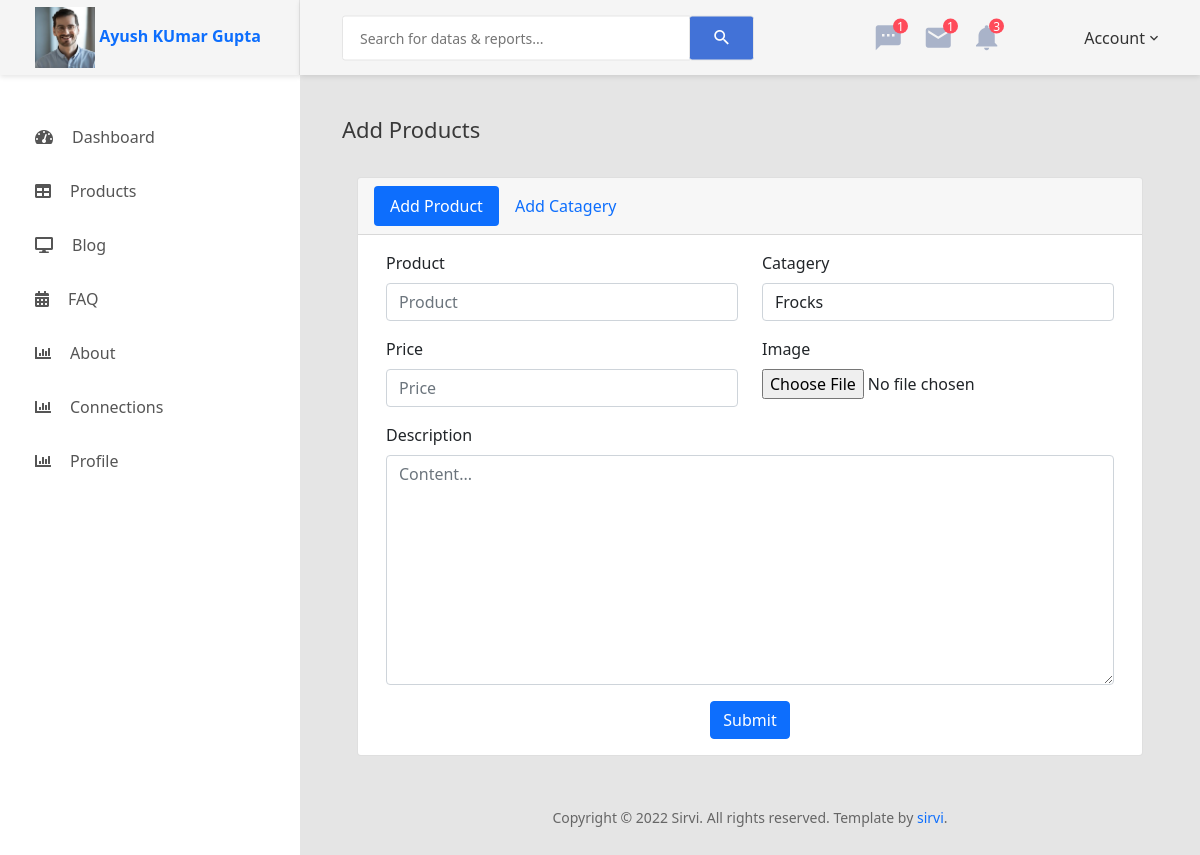
The app's page /new-folder/admin/add-products.php (signed in) with its own data.
### tables this page shows
CREATE TABLE `useradmin` (
  `id` int(11) NOT NULL,
  `profile_id` varchar(100) NOT NULL,
  `image` varchar(200) NOT NULL,
  `username` varchar(50) NOT NULL,
  `password` varchar(255) NOT NULL,
  `email` varchar(100) NOT NULL,
  `last_name` varchar(200) NOT NULL,
  `designation` varchar(200) NOT NULL,
  `company` varchar(200) NOT NULL,
  `business_category` varchar(200) NOT NULL,
  `logo` varchar(200) NOT NULL,
  `thumbnail_image` varchar(200) NOT NULL,
  `thames_color` varchar(100) NOT NULL,
  `text_color` varchar(100) NOT NULL,
  `footer_color` varchar(100) NOT NULL,
  `connections_id` varchar(100) NOT NULL,
  `admin_status` varchar(100) NOT NULL
);

### new-folder/admin/add-products.php (the view, shortened to what this page needs)
<?php
include 'header.php';
$admin_user=$_SESSION['login_user'];
$row=mysqli_fetch_assoc(mysqli_query($db, "select * from useradmin where username='$admin_user'"));
$adminuser_id = $row['id'];
$sql =  "select * from cat_product where adminuser_id='$adminuser_id'";
$res = mysqli_query($db, $sql);
 ?>
            <div class="main-content">
                <div class="section__content section__content--p30">
                    <div class="container-fluid">
                    <h3 class="title-5 m-b-35">Add Products</h3>
                    <div class="col-lg-12">
                                <div class="card">
                                    <div class="card-header">
                                    <ul class="nav nav-pills">
                                        <li class="nav-item">
                                            <a class="nav-link active" data-bs-toggle="pill" href="#home">Add Product</a>
                                        </li>
                                        <li class="nav-item">
                                            <a class="nav-link" data-bs-toggle="pill" href="#menu1">Add Catagery</a>
                                        </li>
                                    </ul>
                                    </div>
                                    <div class="tab-content">
<div class="tab-pane container active" id="home">
                                    <div class="card-body card-block">
                                        <form action="add-form-query.php" method="post" enctype="multipart/form-data" class="form-horizontal">
                                            <div class="row form-group">
                                                <div class="col-12 col-md-6">
                                                    <label for="text-input" class=" form-control-label">Product</label>
                                                    <input type="text" id="text-input" name="name_product" placeholder="Product" class="form-control" required>
                                                </div>
                                                <div class="col-12 col-md-6">
                                                <label for="select" class=" form-control-label">Catagery</label>
                                                <select id="select" name="catagery" class="form-control" required>
                                                    <?php
                                                    while ($row = mysqli_fetch_assoc($res)) {
                                                    ?>
                                                    <option value="<?php echo $row['product_category'] ?>"><?php echo $row['product_category'] ?></option>
                                                    <?php
                                                    }
                                                    ?>
                                                </select>
                                                </div>
                                            </div>
                                            <div class="row form-group">
                                                <div class="col-12 col-md-6">
                                                <label for="text-input" class=" form-control-label">Price</label>
                                                <input type="text" id="text-input" name="price" placeholder="Price" class="form-control" required>
                                                </div>
                                                <div class="col-12 col-md-6">
                                                <label for="file-input" class=" form-control-label">Image</label>
                                                <input type="file" id="file-input" name="product_image" class="form-control-file" required>
                                                </div>
                                            </div>
                                            <div class="row form-group">
                                                <div class="col-12 col-md-12">
                                                    <label for="textarea-input" class=" form-control-label">Description</label>
                                                    <textarea name="description" id="textarea-input" rows="9" placeholder="Content..." class="form-control" required></textarea>
                                                </div>
                                            </div>
                                            <div class="text-center">
                                                <button type="submit" class="btn btn-primary" name="product">Submit</button>
                                            </div>
                                        </form>
                                        </div>
                                    </div>
                                </div>
                                </div>
                            </div>
                        <div class="row">
                            <div class="col-md-12">
                                <div class="copyright">
                                    <p>Copyright © 2022 Sirvi. All rights reserved. Template by <a href="#">sirvi</a>.</p>
                                </div>
                            </div>
                        </div>
                    </div>
                </div>
            </div>
<?php include 'footer.php' ?>

### new-folder/admin/header.php (shortened to what this page needs)
<?php
include("config.php");
$admin_user=$_SESSION['login_user'];
$row=mysqli_fetch_assoc(mysqli_query($db, "select * from useradmin where username='$admin_user'"));
?>
<!DOCTYPE html>
<html lang="en">
<head>
    <link href="css/font-face.css" rel="stylesheet" media="all">
    <link href="vendor/font-awesome-4.7/css/font-awesome.min.css" rel="stylesheet" media="all">
    <link href="vendor/font-awesome-5/css/fontawesome-all.min.css" rel="stylesheet" media="all">
    <link href="vendor/mdi-font/css/material-design-iconic-font.min.css" rel="stylesheet" media="all">
    <link href="vendor/bootstrap-4.1/bootstrap.min.css" rel="stylesheet" media="all">
    <link href="vendor/animsition/animsition.min.css" rel="stylesheet" media="all">
    <link href="vendor/bootstrap-progressbar/bootstrap-progressbar-3.3.4.min.css" rel="stylesheet" media="all">
    <link href="vendor/wow/animate.css" rel="stylesheet" media="all">
    <link href="vendor/css-hamburgers/hamburgers.min.css" rel="stylesheet" media="all">
    <link href="vendor/slick/slick.css" rel="stylesheet" media="all">
    <link href="vendor/select2/select2.min.css" rel="stylesheet" media="all">
    <link href="vendor/perfect-scrollbar/perfect-scrollbar.css" rel="stylesheet" media="all">
    <link href="css/theme.css" rel="stylesheet" media="all">
    <link href="https://cdn.jsdelivr.net/npm/bootstrap@5.0.2/dist/css/bootstrap.min.css" rel="stylesheet">
</head>
<body class="animsition">
    <div class="page-wrapper">
        <aside class="menu-sidebar d-none d-lg-block">
            <div class="logo">
                <a href="#">
                    <img src="images/admin-img/<?php echo $row['image'] ?>" width="60px" height="60px" alt="" />
                    <span><b><?php echo $row['username'] ?></b></span>
                </a>
            </div>
            <div class="menu-sidebar__content js-scrollbar1">
                <nav class="navbar-sidebar">
                    <ul class="list-unstyled navbar__list">
                    <li class="has-sub">
                            <a class="js-arrow" href="dashboard.php">
                                <i class="fas fa-tachometer-alt"></i>Dashboard</a>
                        </li>
						<li class="has-sub">
                            <a class="js-arrow" href="#">
                                <i class="fas fa-table"></i>Products</a>
                        </li>
                        <li class="has-sub">
                            <a class="js-arrow" href="#">
                                <i class="fas fa-desktop"></i>Blog</a>
                        </li>
                        <li class="has-sub">
                            <a class="js-arrow" href="#">
                            <i class="fas fa-calendar-alt"></i>FAQ</a>
                        </li>
                        <li class="has-sub">
                            <a class="js-arrow" href="#">
                            <i class="fas fa-chart-bar"></i>About</a>
                        </li>
                         <li class="has-sub">
                            <a class="js-arrow" href="#">
                            <i class="fas fa-chart-bar"></i>Connections</a>
                        </li>
                        <li class="has-sub">
                            <a class="js-arrow" href="#">
                            <i class="fas fa-chart-bar"></i>Profile</a>
                        </li>
                    </ul>
                </nav>
            </div>
        </aside>
        <div class="page-container">
            <header class="header-desktop">
                <div class="section__content section__content--p30">
                    <div class="container-fluid">
                        <div class="header-wrap">
                            <form class="form-header" action="" method="POST">
                                <input class="au-input au-input--xl" type="text" name="search" placeholder="Search for datas &amp; reports..." />
                                <button class="au-btn--submit" type="submit">
                                    <i class="zmdi zmdi-search"></i>
                                </button>
                            </form>
                            <div class="header-button">
                                <div class="noti-wrap">
                                    <div class="noti__item js-item-menu">
                                        <i class="zmdi zmdi-comment-more"></i>
                                        <span class="quantity">1</span>
                                    </div>
                                    <div class="noti__item js-item-menu">
                                        <i class="zmdi zmdi-email"></i>
                                        <span class="quantity">1</span>
                                    </div>
                                    <div class="noti__item js-item-menu">
                                        <i class="zmdi zmdi-notifications"></i>
                                        <span class="quantity">3</span>
                                    </div>
                                </div>
                                <div class="account-wrap">
                                    <div class="account-item clearfix js-item-menu">
                                        <div class="content">
                                            <a class="js-acc-btn" href="#">Account</a>
                                        </div>
                                    </div>
                                </div>
                            </div>
                        </div>
                    </div>
                </div>
            </header>

### new-folder/admin/header.php (style rules this page uses)
a { text-decoration: none; }

### records on screen
useradmin: image (picture), username "Ayush KUmar Gupta"

### other values on screen
form field catagery "Frocks"
